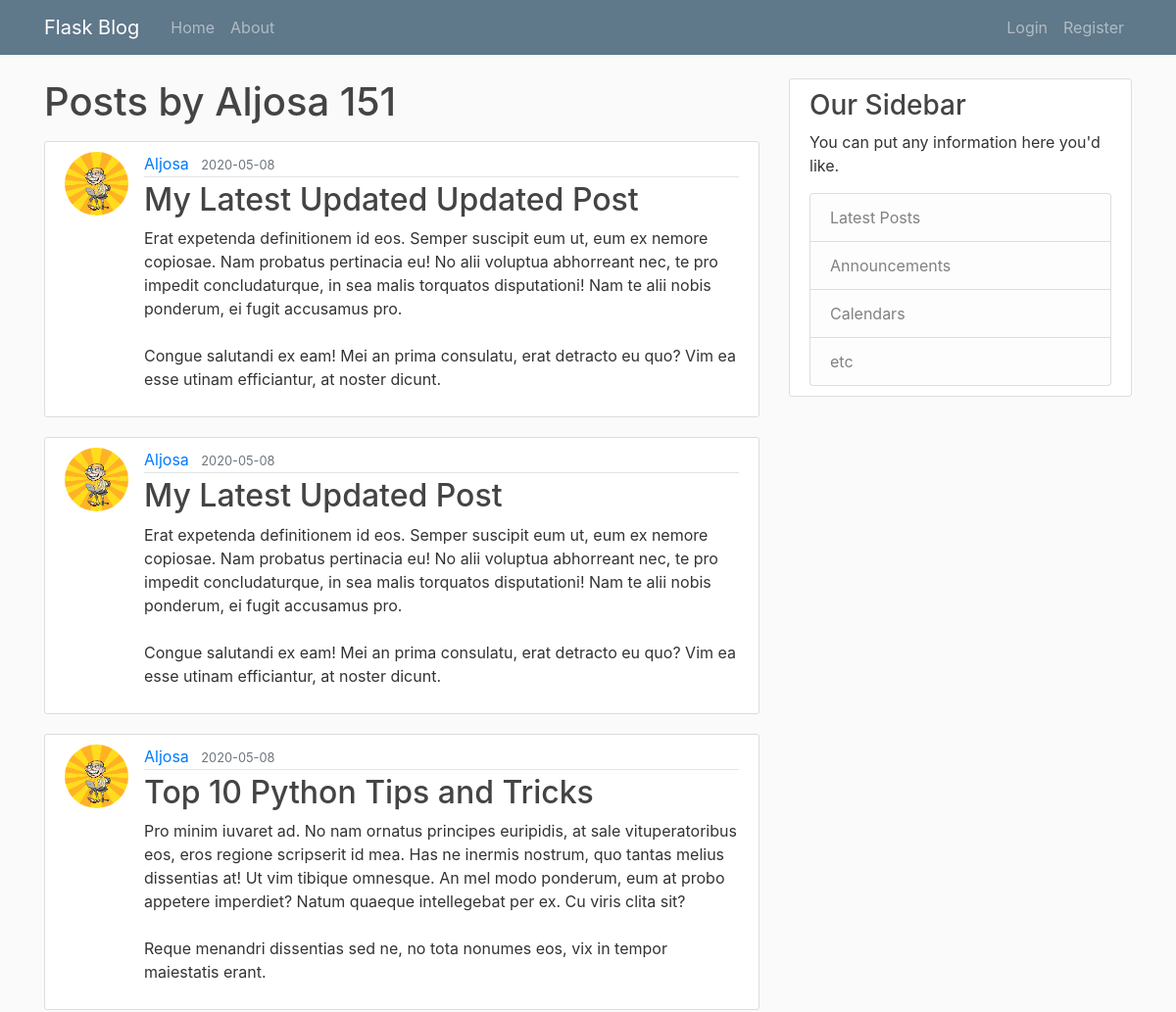
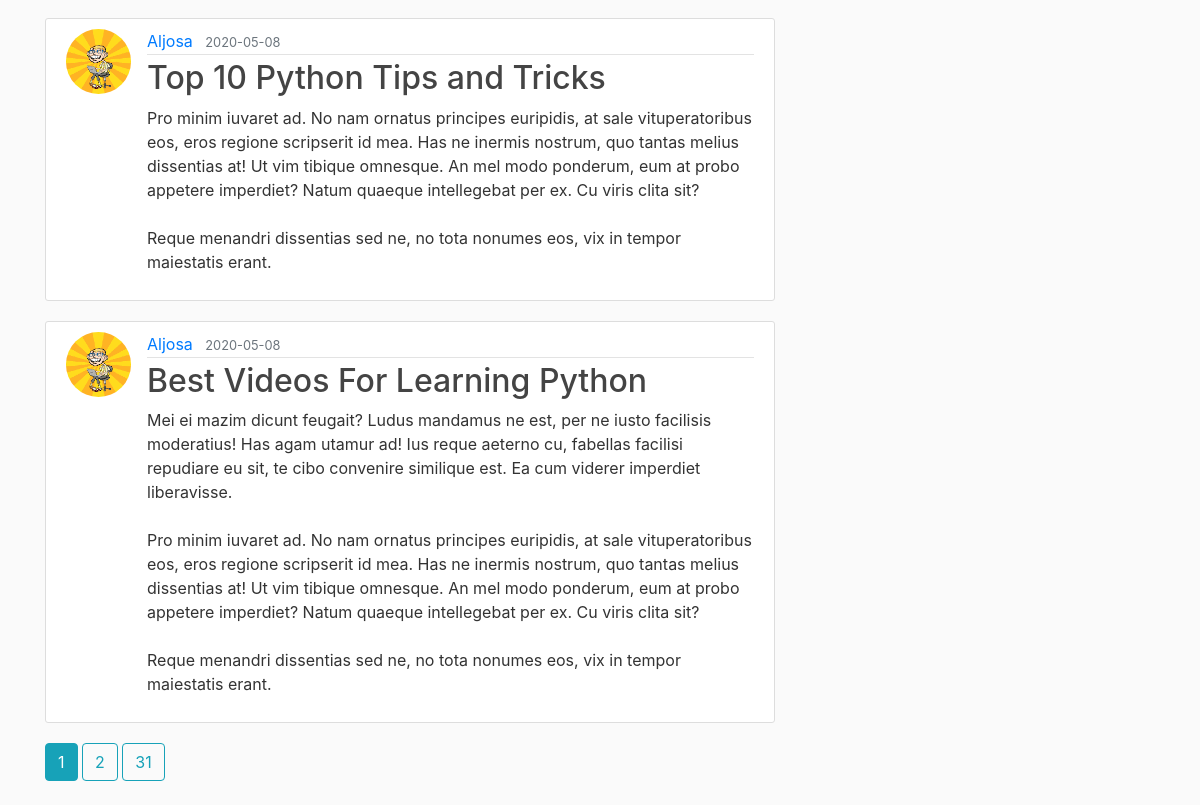
The page /user/Aljosa on the database its author committed (2 pictures, top to bottom).
### flaskblogme/models.py (models this page shows, shortened)
class User(db.Model, UserMixin):
    id = db.Column(db.Integer, primary_key=True)
    username = db.Column(db.String(20), unique=True, nullable=False)
    email = db.Column(db.String(120), unique=True, nullable=False)
    image_file = db.Column(db.String(20), nullable=False, default='default.jpg')
    password = db.Column(db.String(60), nullable=False)
    posts = db.relationship('Post', backref='author', lazy=True)

class Post(db.Model):
    id = db.Column(db.Integer, primary_key=True)
    title = db.Column(db.String(100), nullable=False)
    date_posted = db.Column(db.DateTime, nullable=False, default=datetime.utcnow)
    content = db.Column(db.Text, nullable=False)
    user_id = db.Column(db.Integer, db.ForeignKey('user.id'), nullable=False)

### flaskblogme/users/routes.py (the view)
@users.route('/user/<string:username>')
def user_posts(username):
    page = request.args.get('page', 1, type=int)
    user = User.query.filter_by(username=username).first_or_404()
    posts = Post.query.filter_by(author=user)\
            .order_by(Post.date_posted.desc())\
            .paginate(page=page, per_page =5)
    return render_template('user_posts.html', posts=posts, user=user)

### flaskblogme/templates/user_posts.html
{% extends 'layout.html' %}
{% block content %}
    <h1 class="mb-3"> Posts by {{ user.username }}  {{ posts.total }} </h1>
    {% for post in posts.items %}
        <article class="media content-section">
            <img class="rounded-circle article-img" src="{{ url_for('static', filename='profile_pics/' + post.author.image_file) }}">
            <div class="media-body">
                <div class="article-metadata">
                    <a class="mr-2" href="{{ url_for('users.user_posts', username=post.author.username ) }}">{{ post.author.username }}</a>
                    <small class="text-muted">{{ post.date_posted.strftime('%Y-%m-%d') }}</small>
                </div>
                <h2><a class="article-title" href="{{ url_for('posts.post', post_id=post.id) }}">{{ post.title }}</a></h2>
                <p class="article-content">{{ post.content }}</p>
            </div>
        </article>
    {% endfor %}
    {% for page_num in posts.iter_pages(left_edge=1, right_edge=1, left_current=1, right_current=2) %}
        {% if page_num %}
            {% if posts.page == page_num %}
                <a class="btn btn-info mb-4" href="{{ url_for('users.user_posts', username=user.username, page=page_num) }}"> {{ page_num }} </a>
            {% else %}
                <a class="btn btn-outline-info mb-4" href="{{ url_for('users.user_posts', username=user.username, page=page_num) }}"> {{ page_num }} </a>
            {% endif %}
        {% endif %}
    {% endfor %}
{% endblock content %}

### flaskblogme/static/main.css (style rules this page uses)
body { background: #fafafa; color: #333333; margin-top: 5rem; }
h1, h2, h3, h4, h5, h6 { color: #444444; }
.content-section { background: #ffffff; padding: 10px 20px; border: 1px solid #dddddd; border-radius: 3px; margin-bottom: 20px; }
.article-title { color: #444444; }
.article-content { white-space: pre-line; }
.article-img { height: 65px; width: 65px; margin-right: 16px; }
.article-metadata { padding-bottom: 1px; margin-bottom: 4px; border-bottom: 1px solid #e3e3e3 }

### rows shown on the page
User: username "Aljosa"
Post: image_file (picture), author.username "Aljosa", date_posted "2020-05-08", title "My Latest Updated Updated Post", content "Erat expetenda definitionem id eos. Semper suscipit eum ut, eum ex nemore copiosae. Nam probatus pertinacia eu! No alii voluptua abhorreant nec, te pro impedit concludaturque, in sea malis torquatos disputationi! Nam te alii nobis ponderum, ei fugit accusamus pro. Congue salutandi ex eam! Mei an prima consulatu, erat detracto eu quo? Vim ea esse utinam efficiantur, at noster dicunt."
Post: image_file (picture), author.username "Aljosa", date_posted "2020-05-08", title "My Latest Updated Post", content "Erat expetenda definitionem id eos. Semper suscipit eum ut, eum ex nemore copiosae. Nam probatus pertinacia eu! No alii voluptua abhorreant nec, te pro impedit concludaturque, in sea malis torquatos disputationi! Nam te alii nobis ponderum, ei fugit accusamus pro. Congue salutandi ex eam! Mei an prima consulatu, erat detracto eu quo? Vim ea esse utinam efficiantur, at noster dicunt."
Post: image_file (picture), author.username "Aljosa", date_posted "2020-05-08", title "Top 10 Python Tips and Tricks", content "Pro minim iuvaret ad. No nam ornatus principes euripidis, at sale vituperatoribus eos, eros regione scripserit id mea. Has ne inermis nostrum, quo tantas melius dissentias at! Ut vim tibique omnesque. An mel modo ponderum, eum at probo appetere imperdiet? Natum quaeque intellegebat per ex. Cu viris clita sit? Reque menandri dissentias sed ne, no tota nonumes eos, vix in tempor maiestatis erant."
Post: image_file (picture), author.username "Aljosa", date_posted "2020-05-08", title "Top 10 Python Tips and Tricks", content "Pro minim iuvaret ad. No nam ornatus principes euripidis, at sale vituperatoribus eos, eros regione scripserit id mea. Has ne inermis nostrum, quo tantas melius dissentias at! Ut vim tibique omnesque. An mel modo ponderum, eum at probo appetere imperdiet? Natum quaeque intellegebat per ex. Cu viris clita sit? Reque menandri dissentias sed ne, no tota nonumes eos, vix in tempor maiestatis erant."
Post: image_file (picture), author.username "Aljosa", date_posted "2020-05-08", title "Best Videos For Learning Python", content "Mei ei mazim dicunt feugait? Ludus mandamus ne est, per ne iusto facilisis moderatius! Has agam utamur ad! Ius reque aeterno cu, fabellas facilisi repudiare eu sit, te cibo convenire similique est. Ea cum viderer imperdiet liberavisse. Pro minim iuvaret ad. No nam ornatus principes euripidis, at sale vituperatoribus eos, eros regione scripserit id mea. Has ne inermis nostrum, quo tantas melius dissentias at! Ut vim tibique omnesque. An mel modo ponderum, eum at probo appetere imperdiet? Natum quaeque intellegebat per ex. Cu viris clita sit? Reque menandri dissentias sed ne, no tota nonumes eos, vix in tempor maiestatis erant."

### other values the page prints
{{ posts.total }} "151"
{{ page_num }} "1"
{{ page_num }} "2" "31"
